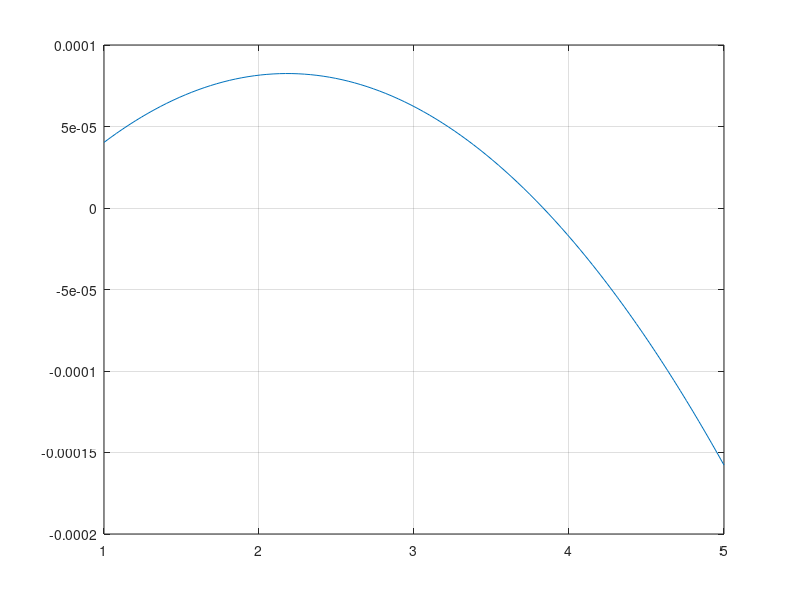

Write the MATLAB code that produced this figure.
%
%
% testing our gain Sallen-Key filter parameters (second version)
%
%

clear;
close all;

C2 = 100e-9; C4 = 0.5*C2;
R1 = 55e3; R3 = 75e3;

K = linspace(1,5,100);
alpha0 = R1*R3*C2*C4;
beta0 = (1-K)*R1*C2 + C4*(R1+R3).*ones(size(K));
y = 4 * ones(size(K))*alpha0 - beta0 .^ 2;

plot(K,y);grid;

%% little more in-depth
%
% Chebyshev Type I roots:
%
%    1.0e+04 *
%   -0.2169 + 9.9201i
%   -0.2169 - 9.9201i
%   -0.6178 + 8.4098i
%   -0.6178 - 8.4098i
%   -0.9245 + 5.6193i
%   -0.9245 - 5.6193i
%   -1.0906 + 1.9732i
%   -1.0906 - 1.9732i
%
a = 1.0e4*(-0.2169);
b = 1.0e4*(9.9201);
alpha1 = 1/(a^2+b^2);
beta1 = sqrt((4*alpha1)*(1-alpha1*b^2));

%
% components:
%
%   R3 = n R1 = n R;
%   C4 = m C2 = m C;
%
%
n = 2; m=3;
C = 100e-9;
R = sqrt(alpha1/(n*m*C^2));

